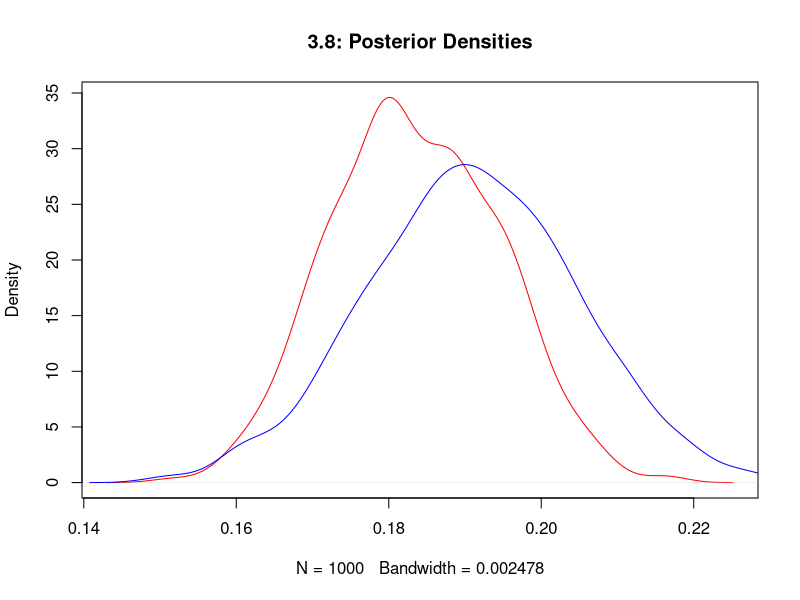
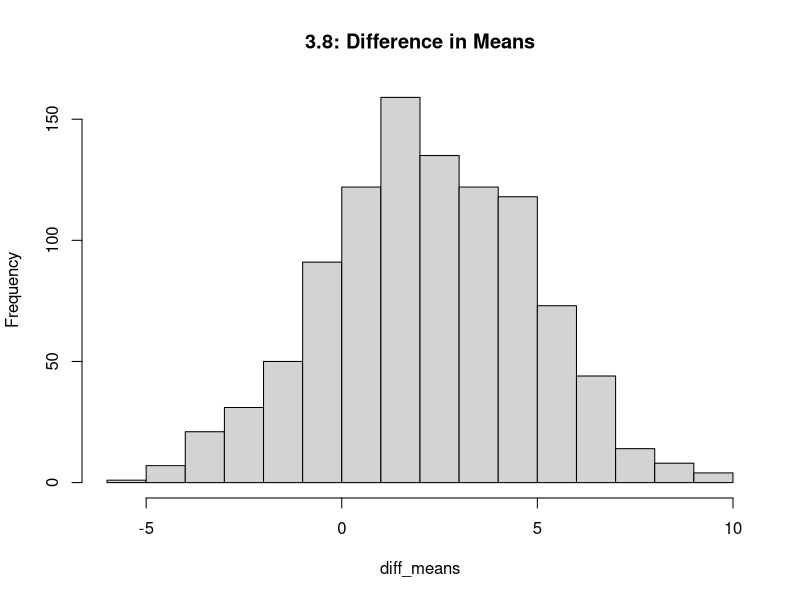
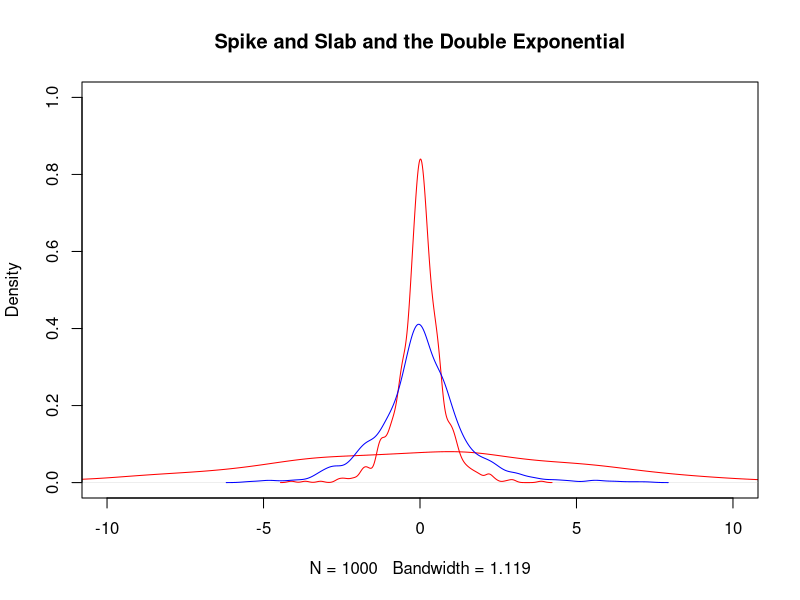
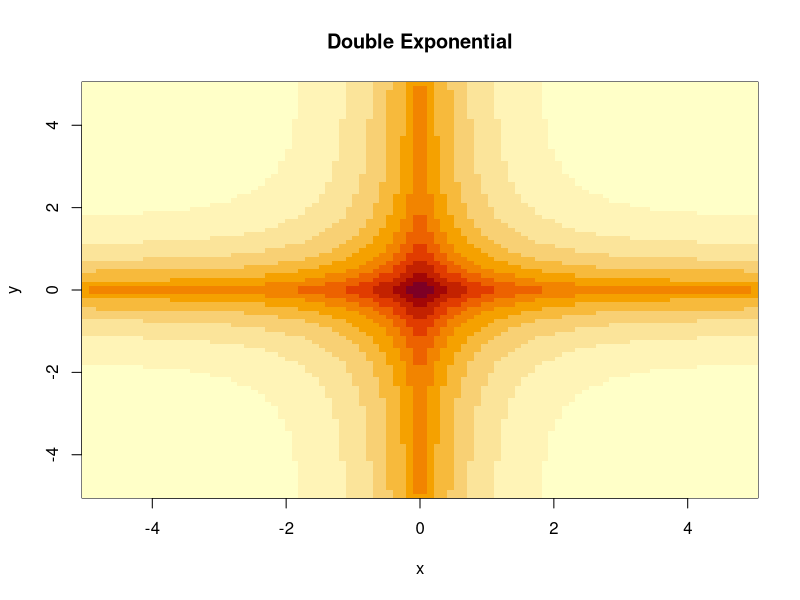
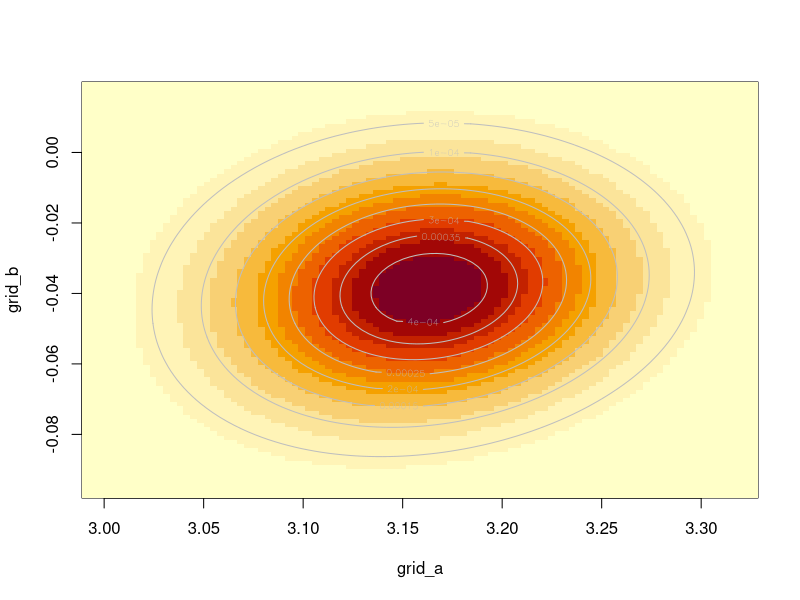
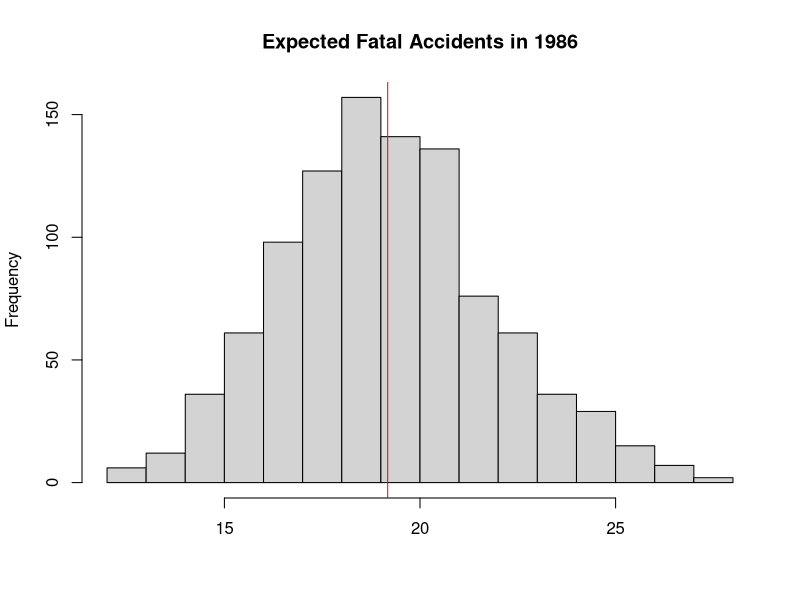
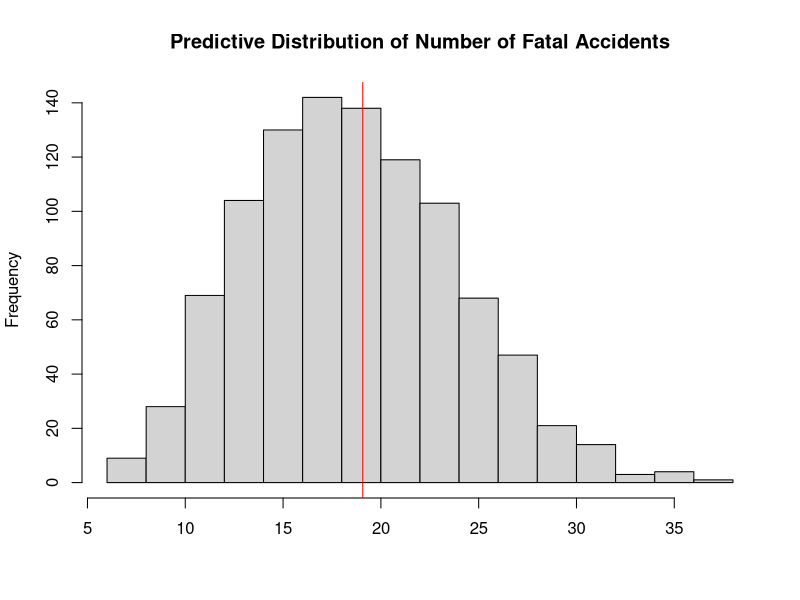

Write R code to recreate these figures, in order.
## ---- chunk 1
#number of simulations 
B <- 1000

# Read in Data
bikes_y <- c(16, 9, 10, 13, 19,20, 18, 17, 35, 55)
cars_y <- c(58, 90, 48, 57, 103, 57, 86, 112, 273, 64)
n <- bikes_y + cars_y

bikes_z <- c(112, 1, 2, 4, 9,7, 9, 8)
cars_z <- c(113, 18, 14, 44, 208, 67, 29, 154)
m <- bikes_z + cars_z

#simulate from Beta(1 + Sy, S(n - bikes)) and Beta(1 + Sz, S(m - bikes))
sim_post_y <- rbeta(B, 1 + sum(bikes_y), 1 + sum(n - bikes_y))
sim_post_z <- rbeta(B, 1 + sum(bikes_z), 1 + sum(m - bikes_z))

#plot posterior densities
plot(density(sim_post_y), col = "red", main = "3.8: Posterior Densities")
points(density(sim_post_z), col = "blue", type = "l")
## ---- chunk 2
#set up differences array
diff_means <- numeric(B)

#iterate
for(i in 1:B){
  
  #sample from binomial model
  ys <- sapply(n, function(x) rbinom(1, x, sim_post_y[i]))
  zs <- sapply(m, function(x) rbinom(1, x, sim_post_z[i]))
  
  #store mean differece
  diff_means[i] <- mean(ys) - mean(zs)
}


hist(diff_means,  main = "3.8: Difference in Means")
## ---- chunk 3
library(rmutil)
plot(density(rnorm(1000, sd = 5)), type = "l", ylim = c(0 , 1), xlim = c(-10, 10), 
     main = "Spike and Slab and the Double Exponential", col = "red")
points(density(rlaplace(1000, s= 1/2)), type = "l", col = "red")
points(density(rlaplace(1000, s= 1)), type = "l", col = "blue")

#contour
mat <- matrix(NA, ncol = 100, nrow = 100)
x <- y <- seq(-5, 5, length.out = 100)
for(i in 1:length(x))
  for(j in 1:length(y))
    mat[i,j] <- dlaplace(x[i], s = 1) + dlaplace(y[j], s = 1) 
  
image(x, y, mat, main = "Double Exponential")

## ---- chunk 4
# Read in Data
fatal_accidents <- c(24 , 25, 31, 31, 22, 21, 26, 20, 16, 22)
years <- 1976:1985
years.centered <- years - mean(years)

#crude linear models estimats 
lm_coef <- coef(lm(fatal_accidents ~ years))
alpha_lm<- unname(lm_coef[1])
beta_lm<- unname(lm_coef[2])

#crude Poisson regression model estimates
pois_coef <- coef(glm(fatal_accidents ~ years, family = "poisson"))
alpha_pois<- unname(pois_coef[1])
beta_pois <- unname(pois_coef[2])

#print table
library(knitr)
df <- data.frame(alpha = c(alpha_lm, alpha_pois), beta = c(beta_lm, beta_pois))
rownames(df) <- c("Linear Model", "Poisson Model")
kable(df)
## ---- chunk 5
#here we set up the log posterior density
#this will only work for the scaled years! sum(exp(x) + exp(y)+ ... + exp(z)) giving overflows
lpost <- function(a, b) -sum(exp(a + b*years.centered))+ a*sum(fatal_accidents) + b*sum(years.centered*fatal_accidents)

lse <- function(x){
  m <- max(x); x <- x - m
  return(m + log(sum(exp(x[x > log(.Machine$double.eps)]))))
}

#grid around values of ML
int <- confint(glm(fatal_accidents~years.centered, family = "poisson"), level = .99)
M <- 100
grid_a <- seq(int[1,1],int[1,2], length.out = M)
grid_b <- seq(int[2,1],int[2,2], length.out = M)
  
#create contours
mat <- matrix(NA, ncol = M, nrow = M)
for(i in 1:M)
  for(j in 1:M)
    mat[i,j] <- lpost(grid_a[i],grid_b[j])

#normalize log_post
prob <- exp(mat - lse(mat))

#plot contours
image(grid_a, grid_b, prob)
contour(grid_a, grid_b, prob, add = TRUE, col = "grey")
## ---- chunk 6
#sample from posterior grid

#get which spot on grid
ind_grid <- matrix(1:(M ^ 2), nrow = M)

#sampling function
sample_grid <- function(ns) {
   #apply over sampled indicies of the grid
  is <- sapply(sample.int(M ^ 2, ns, replace = TRUE, prob = prob),
               function (ind) which(ind_grid == ind, arr = TRUE)) # store grid indices
  cbind(grid_a[is[1,]], grid_b[is[2,]]) #return a and b values
}

#draw B samples
B <- 1000
samp <- sample_grid(B)
## ---- chunk 7
pred <- exp(samp[,1] + samp[,2]*5.5)
hist(pred, main = "Expected Fatal Accidents in 1986", xlab = " ")
abline(v = mean(pred), col = "red")
## ---- chunk 8
#calculate different lambdas
lambdas <- apply(samp, 1, function(x) exp(x[1] + 5.5 * x[2]))

#sample y tildes
y_tilde <- sapply(lambdas, function(x) rpois(1, x))

#create histogram
hist(y_tilde, main = "Predictive Distribution of Number of Fatal Accidents", xlab = "", breaks = 15)
abline(v = mean(y_tilde), col = "red")
## ---- chunk 9
quantile(y_tilde, probs = c(.025, .975))
